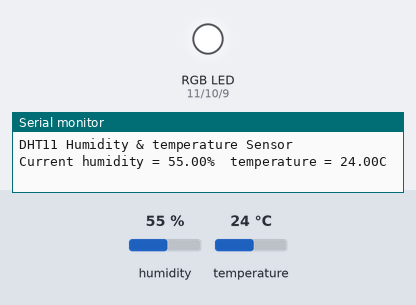
Recording of a sketch running on a simulated Arduino Uno, built with avr-gcc and run on an emulated ATmega328P. On the bench: an RGB LED mixed from three pins (HIGH = lit), the last lines printed to the serial monitor. The inputs (shaded band) are chosen by the test bench; at power-on: temperature 24 °C, humidity 55 %.

Above: at 2.7 s.
2.8 s: temperature set to 21 °C
At 7.9 s:
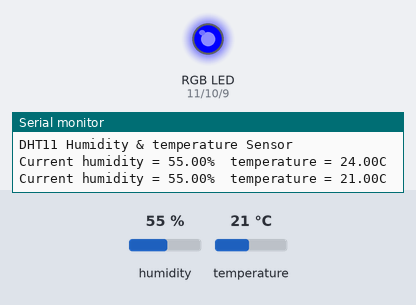
8.8 s: temperature set to 33 °C
At 12.6 s:
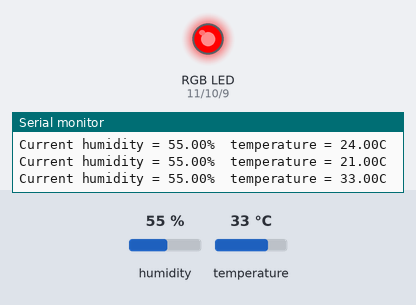
14.8 s: temperature set to 30 °C
20.8 s: temperature set to 27 °C
At 22.0 s:
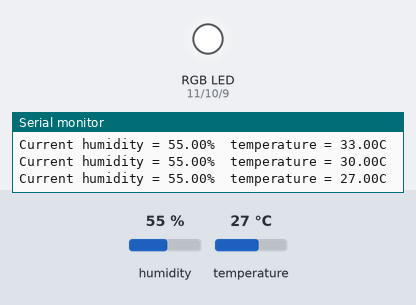
26.8 s: temperature set to 12 °C
At 32.6 s:
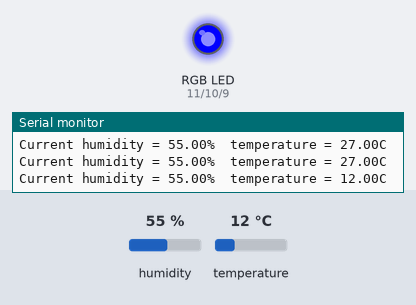
Timing chart, 0 to 34.1 s (numbered marks = the images above; inputs shaded):
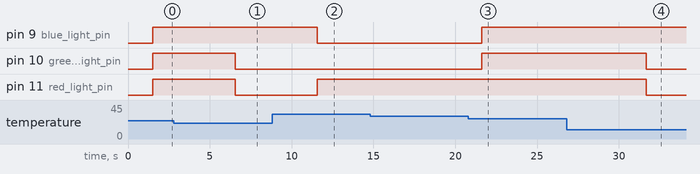

Measured:
- the behaviour switches between 23 and 22 °C on temperature (found by bisection; images 0 and 1)
- the behaviour switches between 29 and 28 °C on temperature (found by bisection; images 2 and 3)
- after the input at 2.8 s, pin 10 (green_light_pin), pin 11 (red_light_pin): HIGH → LOW after 3.7 s
- after the input at 8.8 s, pin 9 (blue_light_pin): HIGH → LOW after 2.8 s; pin 11 (red_light_pin): LOW → HIGH after 2.8 s
- after the input at 20.8 s, pin 9 (blue_light_pin), pin 10 (green_light_pin): LOW → HIGH after 0.82 s
- after the input at 26.8 s, pin 10 (green_light_pin), pin 11 (red_light_pin): HIGH → LOW after 4.9 s

The sketch:

Subsystem3.ino
```cpp
// Description: Gets and reads enviroment temperature through a sensor and
// submits to rgb led light.
//
//References:
// https://create.arduino.cc/projecthub/muhammad-aqib/arduino-rgb-led-tutorial-fc003e
// https://create.arduino.cc/projecthub/techno_z/dht11-temperature-humidity-sensor-98b03b

#include <dht.h>
#define dht_apin A0 // Analog Pin sensor is connected to

dht DHT;
#include <Wire.h>
#define I2C_SLAVE_ADDRESS 12

 //int buttonPin = 12;
int red_light_pin= 11;
int green_light_pin = 10;
int blue_light_pin = 9;
//int buttonState = 0;
int n = 1;
void setup() {
  Serial.begin(9600);
  delay(500);//Delay to let system boot
  Serial.println("DHT11 Humidity & temperature Sensor\n\n");
  delay(1000);//Wait before accessing Sensor
  Wire.begin(I2C_SLAVE_ADDRESS);
  // set pins on rgb led as output
  pinMode(red_light_pin, OUTPUT);
  pinMode(green_light_pin, OUTPUT);
  pinMode(blue_light_pin, OUTPUT);

  // initialize the pushbutton pin as an input:
 // pinMode(buttonPin, INPUT);
}

void requestEvents() {
  Serial.println(F("---> recieved request " ));
  Serial.print(F("Subsystem 2 sending value : "));
  Serial.println(n);
  Wire.write(n);
}

void receiveEvents(int numBytes) {
  Serial.println(F("----> received events"));
  n = Wire.read();
  Serial.print(numBytes);
  Serial.print(F("received value : "));
  Serial.println(n);
}

void loop() {
  DHT.read11(dht_apin); // read from module

  Serial.print("Current humidity = ");
  Serial.print(DHT.humidity);
  Serial.print("%  ");
  Serial.print("temperature = ");
  Serial.print(DHT.temperature);
  Serial.println("C  ");

  // check if the pushbutton is pressed. If it is, the buttonState is HIGH
  // light LED based on temp
  if (DHT.temperature > 28.00) { // this is too hot change if needed to something greater the the next else if
    // turn LED on:
    RGB_color(255, 0, 0); // Red
    Wire.onRequest(requestEvents);
  } else if ( DHT.temperature > 22.00) { // if you want to lower first if statement then lower this aswell
    // turn LED on:
    Wire.onRequest(requestEvents);
    RGB_color(255, 255, 255); // White
 } else {
      RGB_color(0, 0, 255); // Blue
  }

  delay(5000);//Wait 5 seconds before accessing sensor again.
}

void RGB_color(int red_light_value, int green_light_value, int blue_light_value)
 {
  analogWrite(red_light_pin, red_light_value);
  analogWrite(green_light_pin, green_light_value);
  analogWrite(blue_light_pin, blue_light_value);
 }
```
